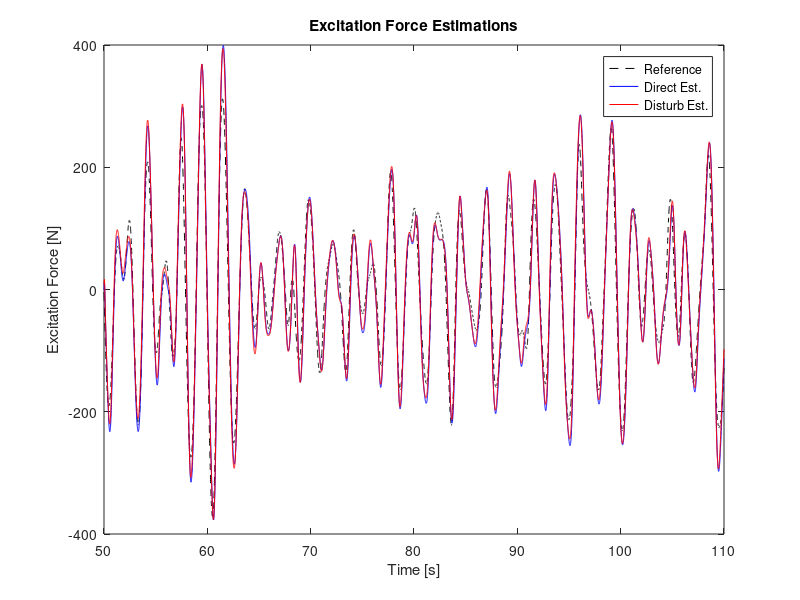
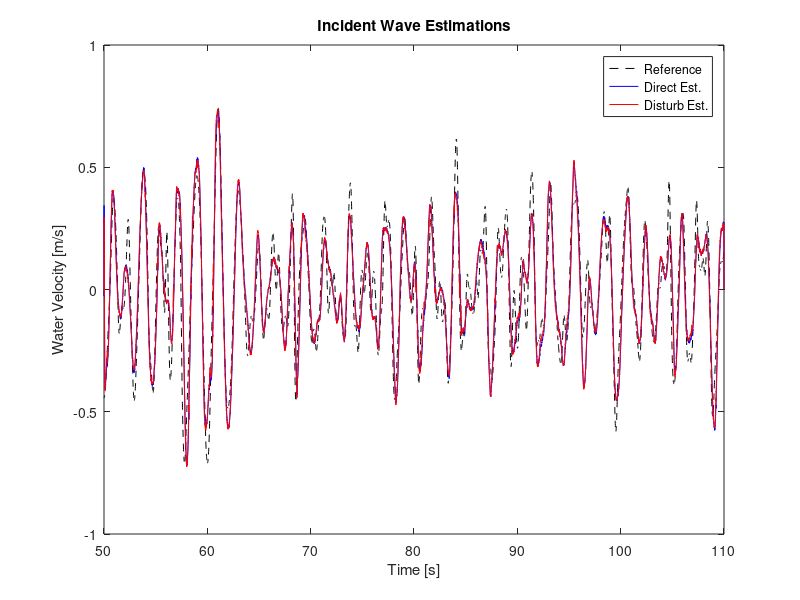

Here is the MATLAB script that generated these plots, in order:
clear all
close all
clc

load DirectResults.mat
DirectResults = Results; clear Results
load DistResults
DistResults = Results; clear Results

% plotting excitation force estimation
figure()
plot(DirectResults.time,DirectResults.FexTrue,'k--',DirectResults.time,DirectResults.estFex,'b',DistResults.time,DistResults.estFex,'r')
legend('Reference','Direct Est.','Disturb Est.')
ylabel('Excitation Force [N]')
xlabel('Time [s]')
title('Excitation Force Estimations')

% plotting the water velocity
timeStart = 50;
timeEnd = 110;
[val,IndexStart] = min(abs(DirectResults.water.time-timeStart));
[val,IndexEnd] = min(abs(DirectResults.water.time-timeEnd));


figure()
plot(DirectResults.water.time(IndexStart:IndexEnd),DirectResults.water.vel(IndexStart:IndexEnd),'k--',DirectResults.estWater.time,DirectResults.estWater.vel,'b',DistResults.estWater.time,DistResults.estWater.vel,'r')
legend('Reference','Direct Est.','Disturb Est.')
ylabel('Water Velocity [m/s]')
xlabel('Time [s]')
title('Incident Wave Estimations')